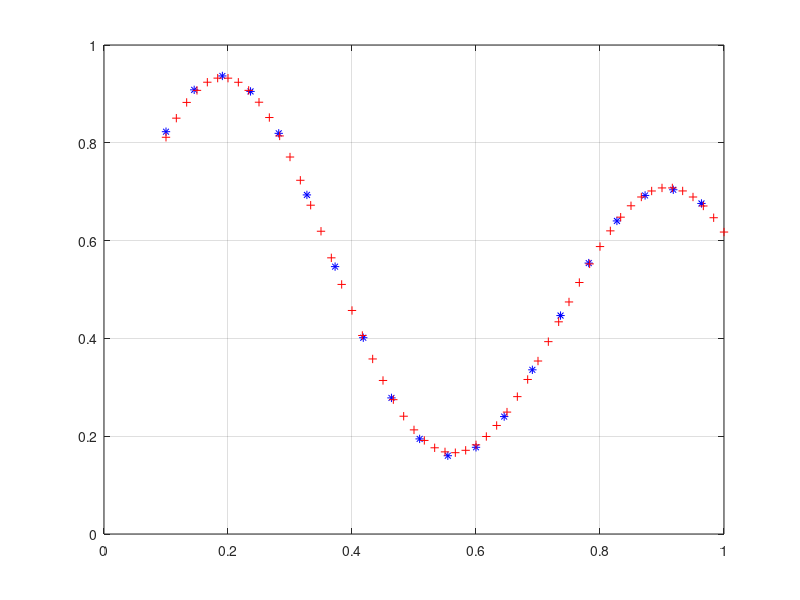

Recreate this plot in MATLAB.
%Domantas Dvariškis
%KTfm-21
%3 Laboratorinis darbas pagrindinė užd.
%Netiesinio aproksimatoriaus,spindulio tipo bazinių funkcijų tinklu grįsto mokymo algoritmas

clear all
clc

%1. Duomenų paruošimas mokymui
x = [0.1:1/22:1];
d = (1 + 0.6*sin(2*pi*x/0.7) + 0.3*sin(2*pi*x))./2; %Išėjime norimas atsakas
figure(1);
plot(x,d,'b*')
grid on;

% pradinių ryšių svorių generavimas
w1 = rand(1)*0.1;
w2 = rand(1)*0.1;
w0 = rand(1)*0.1;
c1 = 0.19; 
r1 = 0.2;
c2 = 0.91;
r2 = 0.21; 

%F = exp(-(x-c)^2/(2*r^2));

n = 0.15; %Mokymo žingsnis
% Mokymas
for i = 1:100 %Tinklo apmokymo pakartojimai
    for i = 1:length(x)
        %Paslėptojo sluoksnio lokalios išeities skaičiavimas
        F1 = exp(-(x(i)-c1)^2/(2*r1^2));
        F2 = exp(-(x(i)-c2)^2/(2*r2^2));
        % aktyvavimo funkcijos pritaikymas 
        y = F1*w1 + F2*w2 + w0;
        % palyginama su norimu atsaku ir skaičiavimo klaida
        e = d(i) - y;
        % tinklo ryšių svorių atnaujinimas
        w1 = w1 + n*e*F1;
        w2 = w2 + n*e*F2;
        w0 = w0 + n*e;       
    end
end
    
%Gaunamos tinklo reikšmės po apmokymo
Y = zeros(1,length(d));
X = [0.1:1/60:1];
for i = 1:length(X)
    %Paslėptojo sluoksnio lokalios išeities skaičiavimas
    F1 = exp(-(X(i)-c1)^2/(2*r1^2));
    F2 = exp(-(X(i)-c2)^2/(2*r2^2));
    % aktyvavimo funkcijos pritaikymas 
    y = F1*w1 + F2*w2 + w0;
    %Saugome tarpines reikšmes
    Y(i) = y;
end

hold on 
plot(X,Y,'r+')
hold off;
